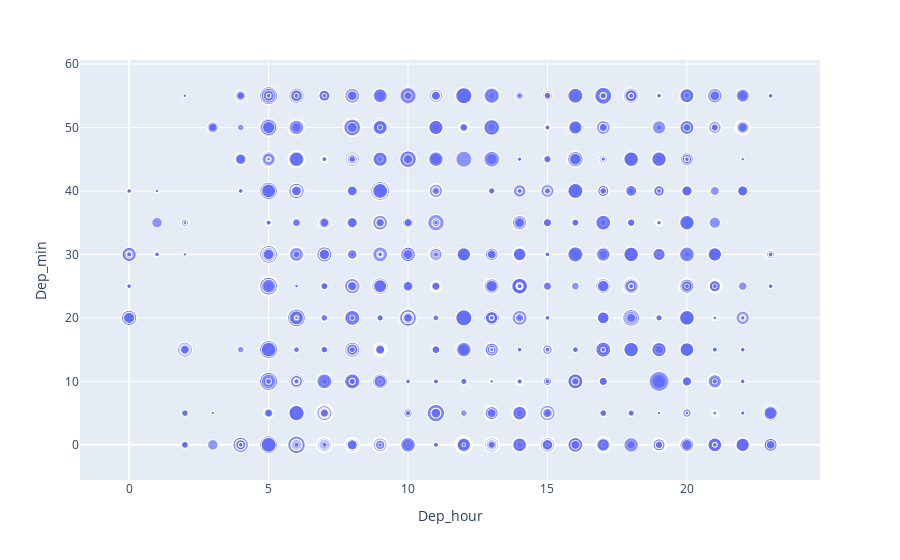

Write notebook code for a chart like this one.
### Code cell
px.scatter(traindata, x="Dep_hour", y="Dep_min", size="Duration_mins")

### Figure 1 — Plotly figure (JSON) as saved in the notebook; plotly's stock layout.template omitted (floating-point values rounded to 4 significant figures; data arrays with more than 128 entries replaced by an {"elided": "..."} marker saying what was removed)
{"data": [{"hovertemplate": "Dep_hour=%{x}<br>Dep_min=%{y}<br>Duration_mins=%{marker.size}<extra></extra>", "legendgroup": "", "marker": {"color": "#636efa", "size": {"elided": "10683 int values"}, "sizemode": "area", "sizeref": 7.15, "symbol": "circle"}, "mode": "markers", "name": "", "showlegend": false, "type": "scattergl", "x": {"elided": "10683 int values"}, "xaxis": "x", "y": {"elided": "10683 int values"}, "yaxis": "y"}], "layout": {"legend": {"itemsizing": "constant", "tracegroupgap": 0}, "margin": {"t": 60}, "xaxis": {"anchor": "y", "domain": [0, 1], "title": {"text": "Dep_hour"}}, "yaxis": {"anchor": "x", "domain": [0, 1], "title": {"text": "Dep_min"}}}}
